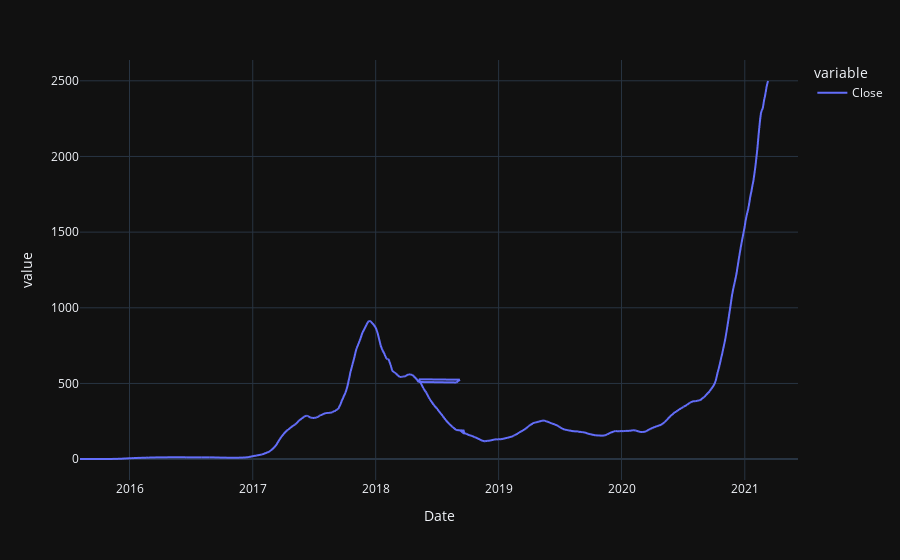

This figure's notebook cell:
### Code cell
px.line(df['Close'].rolling(window = 90).mean())

### Figure 1 — Plotly figure (JSON) as saved in the notebook; plotly's stock layout.template omitted (floating-point values rounded to 4 significant figures; data arrays with more than 128 entries replaced by an {"elided": "..."} marker saying what was removed)
{"data": [{"hovertemplate": "variable=Close<br>Date=%{x}<br>value=%{y}<extra></extra>", "legendgroup": "Close", "line": {"color": "#636efa", "dash": "solid"}, "mode": "lines", "name": "Close", "showlegend": true, "type": "scattergl", "x": {"elided": "2133 str values"}, "xaxis": "x", "y": {"elided": "2133 float values"}, "yaxis": "y"}], "layout": {"legend": {"title": {"text": "variable"}, "tracegroupgap": 0}, "margin": {"t": 60}, "xaxis": {"anchor": "y", "domain": [0, 1], "title": {"text": "Date"}}, "yaxis": {"anchor": "x", "domain": [0, 1], "title": {"text": "value"}}}}
